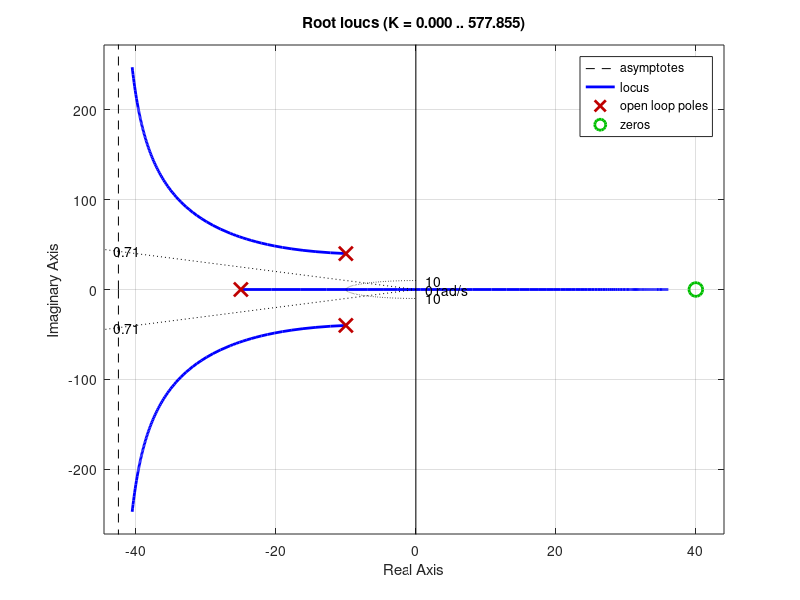

MATLAB code for this plot:
% ==========================================================================
clear all; close all; clc;

% Carga de paquete utilizado
pkg load control

% variables
s   = tf('s');

disp('SISTEMAS')
disp('=======================================================================')
disp('')

% realimentacion unitaria
H   = 1

% ! BUENA APROXIMACION:
% ! ==========================================================================
% ! psita   = 0.707 --> mp  <= 4 %  --> alpha   = 45 grados
% ! ==========================================================================

psita   = .707

G1  = 100/(s*(s + 5))

rlocus(G1*H)
sgrid(psita, 10)

disp('Por Inspeccion Del LR, Puntos De Trabajo (Polos Deseados)')
disp('=======================================================================')
sp1 = -2.5 + 2.5j 
disp('')

disp('Por Condicion De Modulo: | 1/k | == | (G*H)p |')
disp('=======================================================================')
Gp1 = 100/(sp1*(sp1 + 5))
Hp1 = 1;
k   = 1/(abs(Gp1*Hp1))
disp('')

G2  = 100*(s^2 + 40*s + 800)/((s + 80)*(s + 50))

rlocus(G2*H)
sgrid(psita, 10)

disp('Por Inspeccion Del LR, LA GANANCIA DEBERIA SER INFINITA')
disp('=======================================================================')

G3  = 100/((s + 80)*(s + 50)*(s - 10))

rlocus(G3*H)
sgrid(psita, 10)

disp('Por Inspeccion Del LR, Puntos De Trabajo (Polos Deseados)')
disp('=======================================================================')
sp3 = -12.5 + 12.5j 
disp('')

disp('Por Condicion De Modulo: | 1/k | == | (G*H)p |')
disp('=======================================================================')
Gp3 = 100/((sp3 + 80)*(sp3 + 50)*(sp3 - 10))
Hp3 = 1;
k   = 1/(abs(Gp3*Hp3))
disp('')

G4  = 100*(s + 40)/((s + 5)*(s^2 + 20*s + 1700))

rlocus(G4*H)
sgrid(psita, 10)

disp('Por Inspeccion Del LR, NO EXISTE UN PUNTO PARA CUMPLIR ESPECIFICACIONES')
disp('=======================================================================')

G5  = 100*(s + 40)/((s - 5)*(s^2 + 20*s + 1700))

rlocus(G5*H)
sgrid(psita, 10)

disp('Por Inspeccion Del LR, NO EXISTE UN PUNTO PARA CUMPLIR ESPECIFICACIONES')
disp('=======================================================================')

G6  = 100*(s - 40)/((s + 25)*(s^2 + 20*s + 1700))

rlocus(G6*H)
sgrid(psita, 10)

disp('Por Inspeccion Del LR, NO EXISTE UN PUNTO PARA CUMPLIR ESPECIFICACIONES')
disp('=======================================================================')

disp('======================================================================')
disp('SUCCESS')
